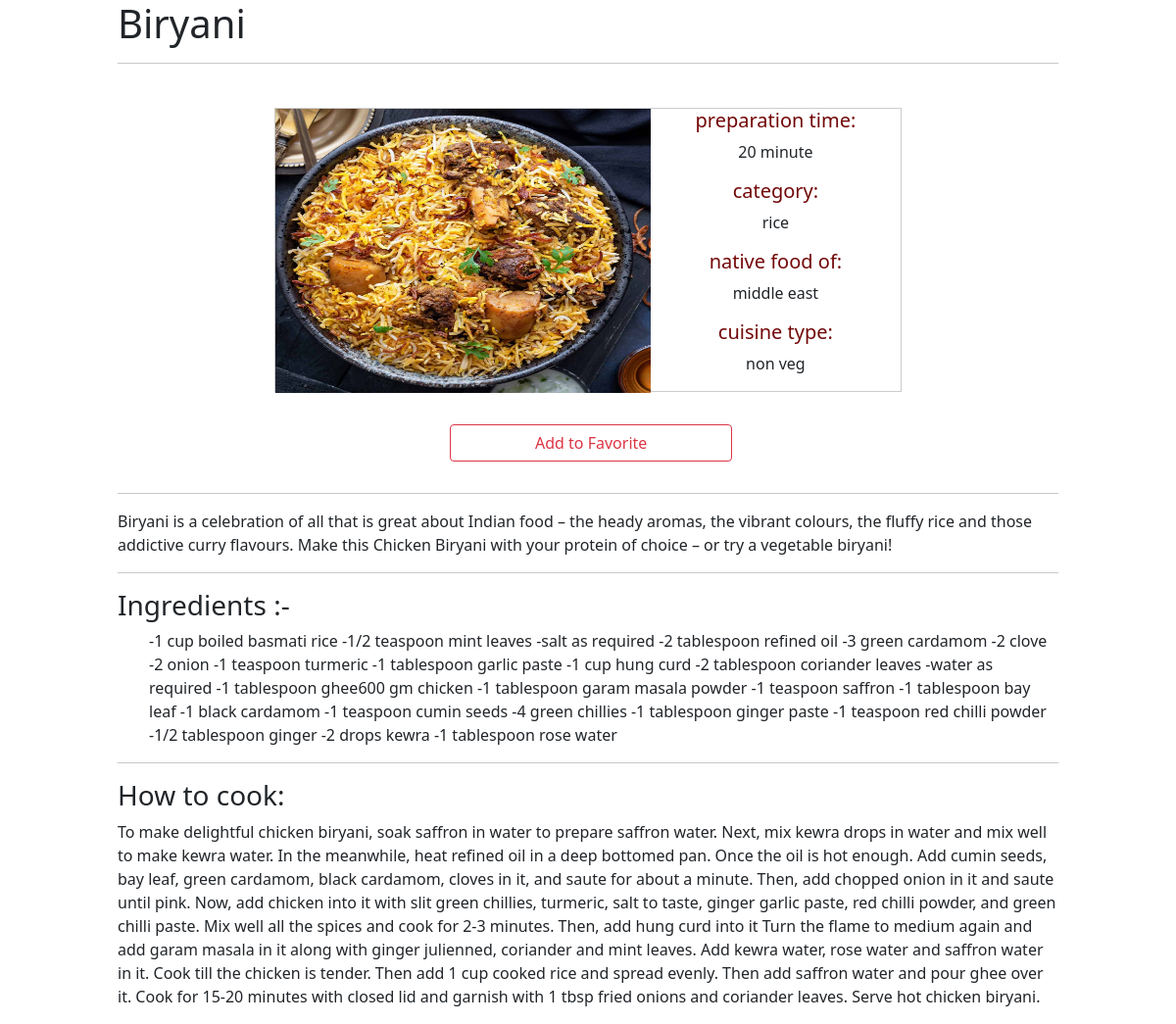
/detailpage/1, run on the app's committed database.
### recipe_app/models.py (models this page shows, shortened)
class Recipes(models.Model):
    food_name = models.CharField(max_length=50)
    description = models.CharField(max_length=500)
    image = models.ImageField(upload_to = "food_images")
    preparation_time = models.PositiveIntegerField()
    ingredients = models.TextField(default='')
    preparation = models.TextField(default='')
    category = models.CharField(max_length=20)
    native_food_of = models.CharField(blank=True,max_length=20)
    cuisine_type = models.CharField(max_length=20,choices=CUISINE_TYPE)

### recipe_app/views.py (the view)
# urls.py: path("detailpage/<int:id>",views.detail,name="detail-page"),
def detail(request,id):
    context = {}
    detail_view = models.Recipes.objects.get(pk=id)
    context['detail'] = detail_view
    return render(request,"recipe/detail.html",context)

### recipe_app/templates/recipe/detail.html (shortened to what this page needs)
{% extends 'base.html' %}
{% load static %}
{% block css %}{% static 'recipe/detail.css' %}{% endblock css %}
{% block content %}
     <section>
        <h1 class="desc">{{detail.food_name}}</h2>
        <hr>
        <div class="responsive container">
            <div class="detail">
                <img src="{{detail.image.url}}">
                <div class="detail_side">
                    <h5>preparation time:</h5>
                    <p>{{detail.preparation_time}} minute</p>
                    <h5>category:</h5>
                    <p>{{detail.category}}</p>
                    <h5>native food of:</h5>
                    <p>{{detail.native_food_of}}</p>
                    <h5>cuisine type:</h5>
                    <p>{{detail.cuisine_type}}</p>
                </div>
            </div>
            <form action="{% url 'favouries-page' %}" method="POST">
                {% if detail.id in request.session.favourite_recipes %}
                    <button class="btn btn-outline-danger" type="submit" name='remove'> Remove from Favorite</button>
                {% else %}
                    <button class="btn btn-outline-danger" type="submit" name='add'> Add to Favorite</button>
                {% endif %}
            </form>
        </div>
        <hr>
            <div>
                <p>{{detail.description}}</p>
            </div>
        <hr>
        <div>
            <h3>Ingredients :-</h3>
            <ul>
                <div>{{detail.ingredients}}</div>
            </ul>
        </div>
        <hr>
        <div>
            <h3>How to cook:</h3>
            <p>{{detail.preparation}}</p>
        </div>
    </section>
{% endblock content %}

### recipe_app/static/recipe/detail.css (style rules this page uses)
div.detail { border: 1px solid #ccc; }
div.detail img { width: 60%; height: 290px; float: left; }
.detail_side { text-align: center; }
.detail_side h5 { color: rgb(114, 7, 7); }
.btn { margin-top:2rem ; margin-left:28% ; width: 45%; }
* { box-sizing: border-box; }
.responsive { padding: 0 6px; width:25%; display: block; margin: auto ; margin-top: 3%; }
section { display: block; width: 80%; margin: auto; }
.container { padding: 16px; width: 45%; }
@media only screen and (max-width: 1300px) { .responsive { width: 70%; } }

### data on the page
Recipes: image (picture), preparation_time "20", category "rice", native_food_of "middle east", cuisine_type "non veg", description "Biryani is a celebration of all that is great about Indian food – the heady aromas, the vibrant colours, the fluffy rice and those addictive curry flavours. Make this Chicken Biryani with your protein of choice – or try a vegetable biryani!", ingredients "-1 cup boiled basmati rice -1/2 teaspoon mint leaves -salt as required -2 tablespoon refined oil -3 green cardamom -2 clove -2 onion -1 teaspoon turmeric -1 tablespoon garlic paste -1 cup hung curd -2 tablespoon coriander leaves -water as required -1 tablespoon ghee600 gm chicken -1 tablespoon garam masala powder -1 teaspoon saffron -1 tablespoon bay leaf -1 black cardamom -1 teaspoon cumin seeds -4 green chillies -1 tablespoon ginger paste -1 teaspoon red chilli powder -1/2 tablespoon ginger -2 drops kewra -1 tablespoon rose water", preparation "To make delightful chicken biryani, soak saffron in water to prepare saffron water. Next, mix kewra drops in water and mix well to make kewra water. In the meanwhile, heat refined oil in a deep bottomed pan. Once the oil is hot enough. Add cumin seeds, bay leaf, green cardamom, black cardamom, cloves in it, and saute for about a minute. Then, add chopped onion in it and saute until pink. Now, add chicken into it with slit green chillies, turmeric, salt to taste, ginger garlic paste, red chilli powder, and green chilli paste. Mix well all the spices and cook for 2-3 minutes. Then, add hung curd into it Turn the flame to medium again and add garam masala in it along with ginger julienned,…"
